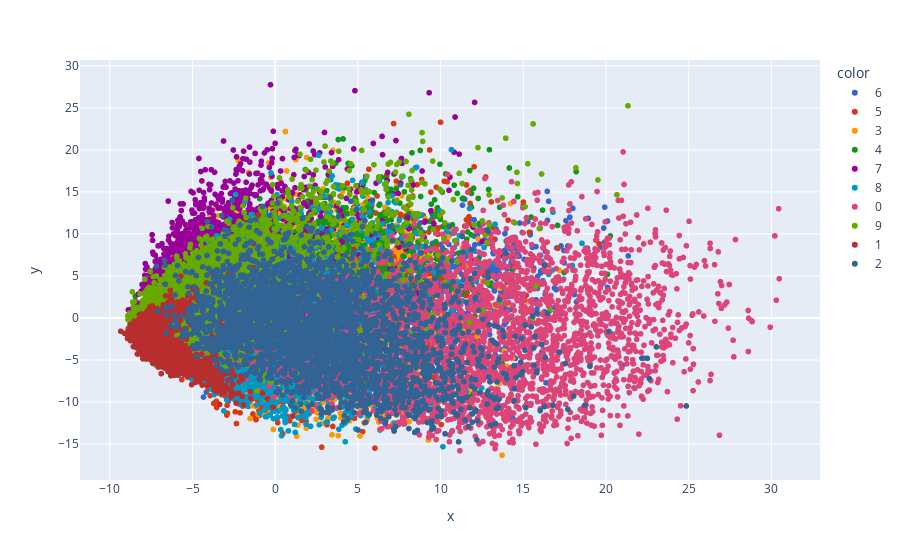

Here is the notebook cell this chart was saved with:
### Code cell
import plotly.express as px
y_train_trf=y_train.astype(str)
fig=px.scatter(x=X_train_trf[:,0],
               y=X_train_trf[:,1],
               color=y_train_trf,
               color_discrete_sequence=px.colors.qualitative.G10)
fig.show()

### Figure 1 — Plotly figure (JSON) as saved in the notebook; plotly's stock layout.template omitted (floating-point values rounded to 4 significant figures; data arrays with more than 128 entries replaced by an {"elided": "..."} marker saying what was removed)
{"data": [{"hovertemplate": "color=6<br>x=%{x}<br>y=%{y}<extra></extra>", "legendgroup": "6", "marker": {"color": "#3366CC", "symbol": "circle"}, "mode": "markers", "name": "6", "showlegend": true, "type": "scattergl", "x": {"elided": "3352 float values"}, "xaxis": "x", "y": {"elided": "3352 float values"}, "yaxis": "y"}, {"hovertemplate": "color=5<br>x=%{x}<br>y=%{y}<extra></extra>", "legendgroup": "5", "marker": {"color": "#DC3912", "symbol": "circle"}, "mode": "markers", "name": "5", "showlegend": true, "type": "scattergl", "x": {"elided": "3093 float values"}, "xaxis": "x", "y": {"elided": "3093 float values"}, "yaxis": "y"}, {"hovertemplate": "color=3<br>x=%{x}<br>y=%{y}<extra></extra>", "legendgroup": "3", "marker": {"color": "#FF9900", "symbol": "circle"}, "mode": "markers", "name": "3", "showlegend": true, "type": "scattergl", "x": {"elided": "3414 float values"}, "xaxis": "x", "y": {"elided": "3414 float values"}, "yaxis": "y"}, {"hovertemplate": "color=4<br>x=%{x}<br>y=%{y}<extra></extra>", "legendgroup": "4", "marker": {"color": "#109618", "symbol": "circle"}, "mode": "markers", "name": "4", "showlegend": true, "type": "scattergl", "x": {"elided": "3233 float values"}, "xaxis": "x", "y": {"elided": "3233 float values"}, "yaxis": "y"}, {"hovertemplate": "color=7<br>x=%{x}<br>y=%{y}<extra></extra>", "legendgroup": "7", "marker": {"color": "#990099", "symbol": "circle"}, "mode": "markers", "name": "7", "showlegend": true, "type": "scattergl", "x": {"elided": "3508 float values"}, "xaxis": "x", "y": {"elided": "3508 float values"}, "yaxis": "y"}, {"hovertemplate": "color=8<br>x=%{x}<br>y=%{y}<extra></extra>", "legendgroup": "8", "marker": {"color": "#0099C6", "symbol": "circle"}, "mode": "markers", "name": "8", "showlegend": true, "type": "scattergl", "x": {"elided": "3228 float values"}, "xaxis": "x", "y": {"elided": "3228 float values"}, "yaxis": "y"}, {"hovertemplate": "color=0<br>x=%{x}<br>y=%{y}<extra></extra>", "legendgroup": "0", "marker": {"color": "#DD4477", "symbol": "circle"}, "mode": "markers", "name": "0", "showlegend": true, "type": "scattergl", "x": {"elided": "3316 float values"}, "xaxis": "x", "y": {"elided": "3316 float values"}, "yaxis": "y"}, {"hovertemplate": "color=9<br>x=%{x}<br>y=%{y}<extra></extra>", "legendgroup": "9", "marker": {"color": "#66AA00", "symbol": "circle"}, "mode": "markers", "name": "9", "showlegend": true, "type": "scattergl", "x": {"elided": "3350 float values"}, "xaxis": "x", "y": {"elided": "3350 float values"}, "yaxis": "y"}, {"hovertemplate": "color=1<br>x=%{x}<br>y=%{y}<extra></extra>", "legendgroup": "1", "marker": {"color": "#B82E2E", "symbol": "circle"}, "mode": "markers", "name": "1", "showlegend": true, "type": "scattergl", "x": {"elided": "3775 float values"}, "xaxis": "x", "y": {"elided": "3775 float values"}, "yaxis": "y"}, {"hovertemplate": "color=2<br>x=%{x}<br>y=%{y}<extra></extra>", "legendgroup": "2", "marker": {"color": "#316395", "symbol": "circle"}, "mode": "markers", "name": "2", "showlegend": true, "type": "scattergl", "x": {"elided": "3331 float values"}, "xaxis": "x", "y": {"elided": "3331 float values"}, "yaxis": "y"}], "layout": {"legend": {"title": {"text": "color"}, "tracegroupgap": 0}, "margin": {"t": 60}, "xaxis": {"anchor": "y", "domain": [0, 1], "title": {"text": "x"}}, "yaxis": {"anchor": "x", "domain": [0, 1], "title": {"text": "y"}}}}
